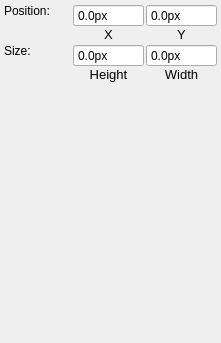
<?xml version="1.0" encoding="UTF-8"?>
<ui version="4.0">
 <class>ItemProperties</class>
 <widget class="QWidget" name="ItemProperties">
  <property name="geometry">
   <rect>
    <x>0</x>
    <y>0</y>
    <width>221</width>
    <height>343</height>
   </rect>
  </property>
  <property name="windowTitle">
   <string>Form</string>
  </property>
  <layout class="QGridLayout" name="gridLayout" rowstretch="0,0,1" rowminimumheight="0,0,0">
   <property name="leftMargin">
    <number>4</number>
   </property>
   <property name="topMargin">
    <number>4</number>
   </property>
   <property name="rightMargin">
    <number>4</number>
   </property>
   <property name="bottomMargin">
    <number>4</number>
   </property>
   <property name="spacing">
    <number>2</number>
   </property>
   <item row="1" column="2">
    <layout class="QVBoxLayout" name="verticalLayout_4">
     <property name="spacing">
      <number>0</number>
     </property>
     <item>
      <widget class="QDoubleSpinBox" name="spinboxWidth">
       <property name="maximumSize">
        <size>
         <width>75</width>
         <height>16777215</height>
        </size>
       </property>
       <property name="buttonSymbols">
        <enum>QAbstractSpinBox::NoButtons</enum>
       </property>
       <property name="suffix">
        <string>px</string>
       </property>
       <property name="decimals">
        <number>1</number>
       </property>
       <property name="minimum">
        <double>-99999.000000000000000</double>
       </property>
       <property name="maximum">
        <double>99999.000000000000000</double>
       </property>
      </widget>
     </item>
     <item>
      <widget class="QLabel" name="label_4">
       <property name="font">
        <font>
         <pointsize>10</pointsize>
        </font>
       </property>
       <property name="text">
        <string>Width</string>
       </property>
       <property name="alignment">
        <set>Qt::AlignCenter</set>
       </property>
      </widget>
     </item>
    </layout>
   </item>
   <item row="0" column="2">
    <layout class="QVBoxLayout" name="verticalLayout_2">
     <property name="spacing">
      <number>0</number>
     </property>
     <item>
      <widget class="QDoubleSpinBox" name="spinboxYPos">
       <property name="maximumSize">
        <size>
         <width>75</width>
         <height>16777215</height>
        </size>
       </property>
       <property name="buttonSymbols">
        <enum>QAbstractSpinBox::NoButtons</enum>
       </property>
       <property name="suffix">
        <string>px</string>
       </property>
       <property name="decimals">
        <number>1</number>
       </property>
       <property name="minimum">
        <double>-99999.000000000000000</double>
       </property>
       <property name="maximum">
        <double>99999.000000000000000</double>
       </property>
      </widget>
     </item>
     <item>
      <widget class="QLabel" name="label_2">
       <property name="font">
        <font>
         <pointsize>10</pointsize>
        </font>
       </property>
       <property name="text">
        <string>Y</string>
       </property>
       <property name="alignment">
        <set>Qt::AlignCenter</set>
       </property>
      </widget>
     </item>
    </layout>
   </item>
   <item row="0" column="1">
    <layout class="QVBoxLayout" name="verticalLayout">
     <property name="spacing">
      <number>0</number>
     </property>
     <item>
      <widget class="QDoubleSpinBox" name="spinboxXPos">
       <property name="maximumSize">
        <size>
         <width>75</width>
         <height>16777215</height>
        </size>
       </property>
       <property name="buttonSymbols">
        <enum>QAbstractSpinBox::NoButtons</enum>
       </property>
       <property name="suffix">
        <string>px</string>
       </property>
       <property name="decimals">
        <number>1</number>
       </property>
       <property name="minimum">
        <double>-99999.000000000000000</double>
       </property>
       <property name="maximum">
        <double>99999.000000000000000</double>
       </property>
      </widget>
     </item>
     <item>
      <widget class="QLabel" name="label">
       <property name="font">
        <font>
         <pointsize>10</pointsize>
        </font>
       </property>
       <property name="text">
        <string>X</string>
       </property>
       <property name="alignment">
        <set>Qt::AlignCenter</set>
       </property>
      </widget>
     </item>
    </layout>
   </item>
   <item row="2" column="1" colspan="2">
    <spacer name="verticalSpacer">
     <property name="orientation">
      <enum>Qt::Vertical</enum>
     </property>
     <property name="sizeHint" stdset="0">
      <size>
       <width>20</width>
       <height>40</height>
      </size>
     </property>
    </spacer>
   </item>
   <item row="1" column="1">
    <layout class="QVBoxLayout" name="verticalLayout_3">
     <property name="spacing">
      <number>0</number>
     </property>
     <item>
      <widget class="QDoubleSpinBox" name="spinboxHeight">
       <property name="maximumSize">
        <size>
         <width>75</width>
         <height>16777215</height>
        </size>
       </property>
       <property name="buttonSymbols">
        <enum>QAbstractSpinBox::NoButtons</enum>
       </property>
       <property name="suffix">
        <string>px</string>
       </property>
       <property name="decimals">
        <number>1</number>
       </property>
       <property name="minimum">
        <double>-99999.000000000000000</double>
       </property>
       <property name="maximum">
        <double>99999.000000000000000</double>
       </property>
      </widget>
     </item>
     <item>
      <widget class="QLabel" name="label_3">
       <property name="font">
        <font>
         <pointsize>10</pointsize>
        </font>
       </property>
       <property name="text">
        <string>Height</string>
       </property>
       <property name="alignment">
        <set>Qt::AlignCenter</set>
       </property>
      </widget>
     </item>
    </layout>
   </item>
   <item row="0" column="0">
    <layout class="QVBoxLayout" name="verticalLayout_5">
     <item>
      <widget class="QLabel" name="label_5">
       <property name="text">
        <string>Position:</string>
       </property>
      </widget>
     </item>
     <item>
      <spacer name="verticalSpacer_2">
       <property name="orientation">
        <enum>Qt::Vertical</enum>
       </property>
       <property name="sizeHint" stdset="0">
        <size>
         <width>1</width>
         <height>10</height>
        </size>
       </property>
      </spacer>
     </item>
    </layout>
   </item>
   <item row="1" column="0">
    <layout class="QVBoxLayout" name="verticalLayout_6">
     <item>
      <widget class="QLabel" name="label_6">
       <property name="text">
        <string>Size:</string>
       </property>
      </widget>
     </item>
     <item>
      <spacer name="verticalSpacer_3">
       <property name="orientation">
        <enum>Qt::Vertical</enum>
       </property>
       <property name="sizeHint" stdset="0">
        <size>
         <width>1</width>
         <height>10</height>
        </size>
       </property>
      </spacer>
     </item>
    </layout>
   </item>
  </layout>
 </widget>
 <resources/>
 <connections/>
</ui>
